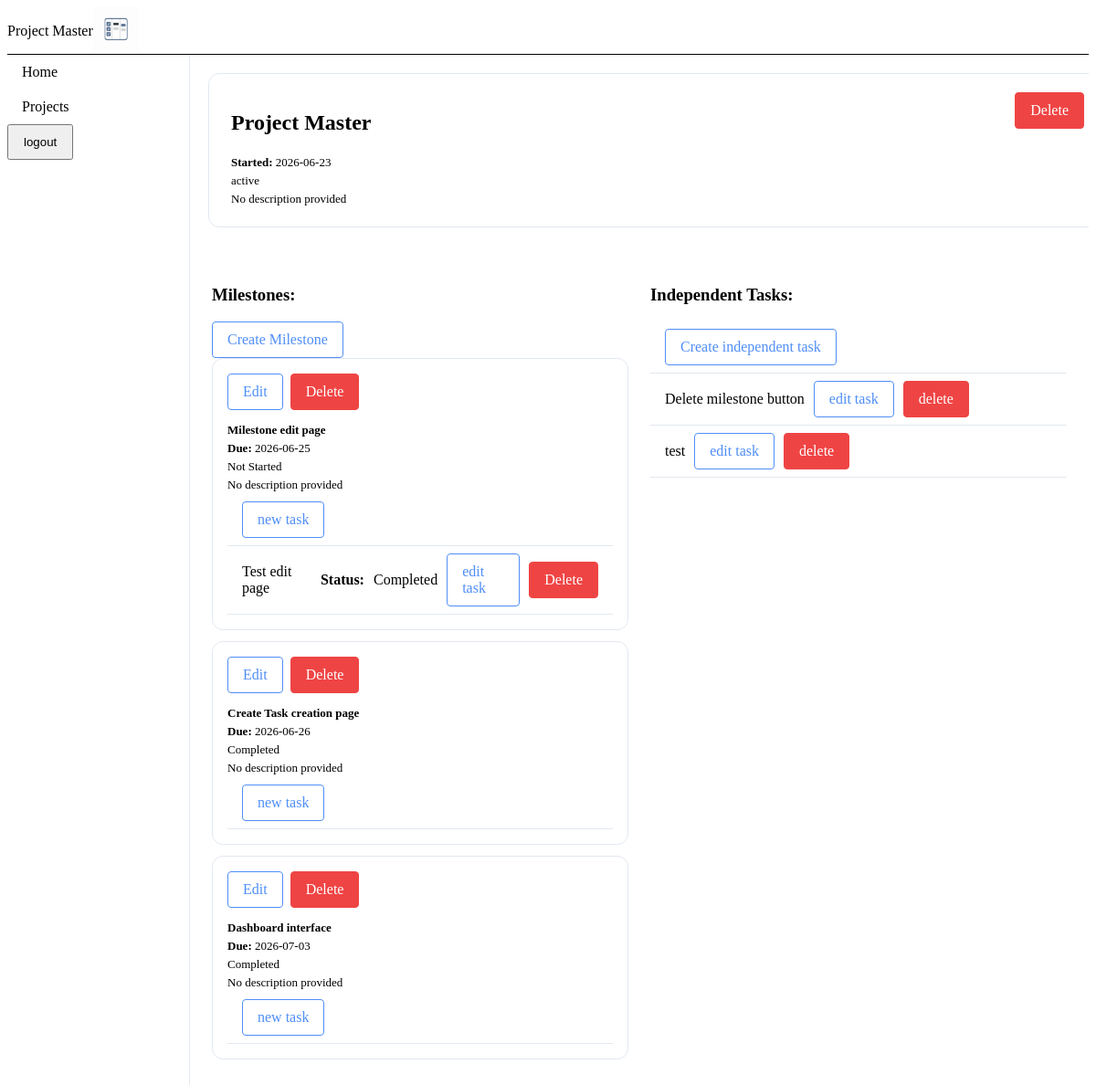
Screenshot of /project/1 (signed in) with the database file from the repository.
### models.py (models this page shows)
class Project(db.Model):
    projectId: Mapped[int] = mapped_column(primary_key=True)
    userId: Mapped[int] = mapped_column(ForeignKey('user.userId'), nullable=False)
    projectName:Mapped[str] = mapped_column(nullable=False)
    description:Mapped[str] = mapped_column(nullable=True)
    startDate: Mapped[Optional[date]] = mapped_column(Date,nullable=True)
    status: Mapped[str] = mapped_column(nullable=False)
    createdAt:Mapped[datetime] = mapped_column(default=lambda: datetime.now(timezone.utc) ,nullable=False)

class Milestone(db.Model):
    milestoneId: Mapped[int] = mapped_column(primary_key=True)
    projectId: Mapped[int] = mapped_column(ForeignKey('project.projectId'), nullable=False)
    milestoneName:Mapped[str] = mapped_column(nullable=False)
    description:Mapped[str] = mapped_column(nullable=True)
    startDate: Mapped[date] = mapped_column(Date, nullable=False)
    endDate: Mapped[date] = mapped_column(Date, nullable=False)
    status: Mapped[str] = mapped_column(nullable=False)
    createdAt:Mapped[datetime] = mapped_column(default=lambda: datetime.now(timezone.utc) ,nullable=False)

class Task(db.Model):
    taskId: Mapped[int] = mapped_column(primary_key=True)
    projectId: Mapped[int] = mapped_column(ForeignKey('project.projectId'), nullable=False)
    milestoneId: Mapped[Optional[int]] = mapped_column(ForeignKey('milestone.milestoneId'), nullable=True)
    taskName:Mapped[str] = mapped_column(nullable=False)
    description:Mapped[str] = mapped_column(nullable=True)
    dueDate: Mapped[Optional[date]] = mapped_column(Date, nullable=True)
    status: Mapped[str] = mapped_column(nullable=False)
    createdAt:Mapped[datetime] = mapped_column(default=lambda: datetime.now(timezone.utc),nullable=False)

### app.py (the view)
@app.route('/project/<int:projectId>', methods=['GET'])
@login_required
def project_detail(projectId):
    project = Project.query.filter_by(
        projectId = projectId, userId=current_user.userId
    ).first_or_404()
    milestones = Milestone.query.filter_by(projectId = projectId).all()
    tasks = Task.query.filter(
        Task.projectId == projectId, Task.milestoneId != None
    ).all()
    independentTasks = Task.query.filter_by(projectId = projectId, milestoneId=None).all()
    return render_template('project_detail.html', milestones=milestones, tasks=tasks,independentTasks=independentTasks, project=project)

### app.py (called while the page is built)
@login_manager.user_loader
def load_user(user_id):
    return User.query.get(int(user_id))

### templates/project_detail.html
{% extends "base.html" %}
{% block styles %} <link rel="stylesheet" href="{{url_for('static', filename='css/project-detail.css')}}"> {% endblock %}
{% block content %}
        <div class="project-detail-body">
          <div class="project-card-header" aria-label="current project header">
              <div class="project-card-header-left">
                <h2 class="project-title">{{ project.projectName  }}</h2>
                {% if project.startDate %}
                  <p><strong>Started:</strong> {{ project.startDate }}</p>
                {% else %}
                  <p><strong>Started:</strong> N/A</p>
                {% endif %}
                <p>{{ project.status }}</p>
                {% if project.description%}
                  <p>{{ project.description }}</p>
                {% else %}
                  <p> No description provided</p>
                {% endif %}
              </div>
            <div class="project-card-header-right">
                 <form method="POST" action="{{ url_for('delete_project',projectId = project.projectId)}}">
                  <button class="btn btn-danger" type="submit">Delete</button>
              </form>
            </div>
            </div>
              <div class="detail-body">
                <div class="milestone-column">
                  <div class="section-header" aria-label="Milestone section begins">
                    <h3 class="section-title">Milestones:</h3>
                    <a href="{{ url_for('new_milestone', projectId=project.projectId) }}" class="btn btn-secondary">Create Milestone</a>
                  </div>
                      {% if milestones %}
                        <div class="milestone-grid">
                          {% for milestone in milestones %}
                          <div class="milestone-card">
                            <div class="milestone-card-actions">
                              <a href="{{ url_for('edit_milestone', projectId=project.projectId, milestoneId=milestone.milestoneId) }}" class="btn btn-secondary">Edit</a>
                              <form method="POST" action="{{ url_for('delete_milestone', projectId=project.projectId, milestoneId = milestone.milestoneId) }}">
                                <button class="btn btn-danger" type="submit">Delete</button>
                              </form>
                            </div>
                              <p><strong>{{ milestone.milestoneName }}</strong></p>
                              <p><strong>Due:</strong> {{ milestone.endDate }}</p>
                              <p>{{ milestone.status }}</p>
                              {% if milestone.description %}
                                <p>{{ milestone.description }}</p>
                            {% else %}
                              <p> No description provided</p>
                            {% endif %}
                                <ul class="task-list">
                                  {% if tasks %}
                                    <li><a class="btn btn-secondary" href="{{ url_for('new_task', projectId = project.projectId, milestoneId=milestone.milestoneId)}}">new task</a></li>
                                    {% for task in tasks %}
                                          {% if task.milestoneId == milestone.milestoneId %}
                                          <li>{{ task.taskName }}  <strong>Status:</strong> {{ task.status }}
                                            <a class="btn btn-secondary" href="{{ url_for('edit_task', projectId=project.projectId, taskId=task.taskId)}}">edit task</a>
                                             <form method="POST" action="{{ url_for('delete_task', projectId=project.projectId, taskId=task.taskId) }}">
                                               <button type="submit" class="btn btn-danger">Delete</button>
                                             </form>
                                          </li>
                                          {% endif %}
                                    {% endfor %}
                                  {% else %}
                                    <li><a class="btn btn-secondary" href="{{ url_for('new_task', projectId = project.projectId, milestoneId = milestone.milestoneId)}}">new task</a></li>
                                  {% endif %}
                                </ul>
                          </div>
                          {% endfor %}
                        </div>
                          {% else %}
                          None
                          {% endif %}
                </div>
                             <div class="independent-task-column">
                 <h3>Independent Tasks:</h3>
                 {% if independentTasks %}
                    <ul class="task-list">
                      <li><a class="btn btn-secondary" href=" {{ url_for('new_task', projectId = project.projectId, milestoneId = 'none') }}">Create independent task</a></li>
                      {% for task in independentTasks %}
                        <li>{{ task.taskName }} <a href="{{ url_for('edit_task', projectId=project.projectId, taskId=task.taskId)}}" class="btn btn-secondary">edit task</a>
                          <form method="POST" action="{{ url_for('delete_task', projectId=project.projectId, taskId=task.taskId) }}">
                            <button type="submit" class="btn btn-danger">delete</button>
                          </form>
                        </li>
                      {% endfor %}
                    </ul>
                  {% else %}
                    <ul class="task-list">
                      <li><a class="btn btn-secondary" href=" {{ url_for('new_task', projectId = project.projectId, milestoneId = 'none') }}">Create independent task</a></li>
                    </ul>
                  {% endif %}
                             </div>
                        </div>
              </div>
{% endblock %}

### static/css/base.css (style rules this page uses)
* { box-sizing: border-box; }

### static/css/components.css (style rules this page uses)
.btn { display: inline-flex; align-items: center; justify-content: center; padding: 10px 16px; border: 1px solid transparent; border-radius: 4px; font: inherit; text-decoration: none; cursor: pointer; }
.btn-secondary { border-color: #4f8ef7; color: #4f8ef7; }
.btn-danger { background-color: #ef4444; color: white; border-color: #ef4444; }

### static/css/project-detail.css (style rules this page uses)
.project-card-header { width: 100%; background-color: var(--surface-1); border: 1px solid #e2e8f0; border-radius: 12px; padding: 20px 24px; display: flex; flex-direction: row; justify-content: space-between; align-items: flex-start; margin : 20px }
.project-card-header-left { display: flex; flex-direction: column; }
.project-card-header-left p { margin: 0; padding: 2px 0; font-size: 13px; color: var(--text-secondary); }
.detail-body { display: grid; grid-template-columns: 1fr 1fr; gap: 1.5rem; padding: 24px; }
.milestone-card { background-color: var(--surface-2); border: 1px solid #e2e8f0; border-radius: 12px; padding: 16px; overflow: hidden; display: flex; flex-direction: column; gap: 0; }
.milestone-card p { margin: 0; padding: 2px 0; font-size: 13px; color: var(--text-secondary); }
.milestone-card-actions { display: flex; align-items: center; gap: 8px; margin-bottom: 12px; }
.milestone-grid { display: flex; flex-direction: column; gap: 12px; }
.task-list { margin: 0; padding: 0; list-style: none; }
.task-list li { display: flex; align-items: center; gap: 10px; padding: 8px 16px; border-bottom: 0.5px solid #e2e8f0; }

### rows the page displays
Project: projectName "Project Master", startDate "2026-06-23", status "active"
Milestone: milestoneName "Milestone edit page", endDate "2026-06-25", status "Not Started", description "No description provided"
Task: taskName "Test edit page", status "Completed"
Milestone: milestoneName "Create Task creation page", endDate "2026-06-26", status "Completed", description "No description provided"
Milestone: milestoneName "Dashboard interface", endDate "2026-07-03", status "Completed", description "No description provided"
Task: taskName "Delete milestone button"
Task: taskName "test"
